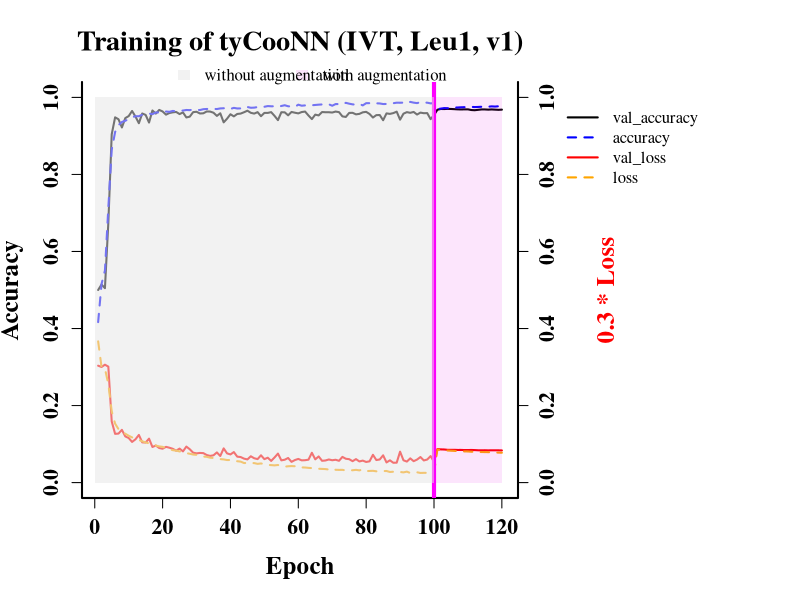

Write R code to recreate this figure.

MAIN = "Training of tyCooNN (IVT, Leu1, v1)"

dat = read.table('history.csv',header=TRUE,sep=',')
dat_aug = read.table('history_arg.csv',header=TRUE,sep=',')
library(repr)

df = rbind(dat,dat_aug)
n = nrow(df)

png('training.png',width=10,height=7,unit='in',res=600)
par(mar=par()$mar + c(0,0,0,12),lwd=2,family='Times')
plot(df$val_accuracy,type='l',col='black',lwd=2,
     xlab='Epoch',ylab='Accuracy',ylim=c(0,1),
     bty='u',cex.lab=1.5,cex.axis=1.3,
     main=MAIN,
     cex.main=1.7,font.main=2,
     font.axis=2,font.lab=2)
lines(df$accuracy,col='blue',lty=2,lwd=2)
lines(0.3 * df$val_loss,type='l',col='red',lwd=2)
lines(0.3 * df$loss,col='orange',lty=2,lwd=2)
axis(side=4,font=2,cex.axis=1.3)
mtext(side=4,line=4,'0.3 * Loss',col='red',cex=1.5,font=2)
abline(v=100,col='magenta',lwd=4)
rect(0,0,100,1,col=rgb(230/256,230/256,230/256,alpha=0.5),border=NA)
rect(100,0,n,1,col=rgb(230/256,0,230/256,alpha=0.1),border=NA)
par(xpd=TRUE)
legend(x=c(20,90),y=c(1.11,1.11),
       legend=c('without augmentation','with augmentation'),horiz=TRUE,bty='n',
       fill=c(rgb(230/256,230/256,230/256,alpha=0.5),rgb(230/256,0,230/256,alpha=0.1)),
       border=NA)
legend(135,1,legend=c('val_accuracy','accuracy','val_loss','loss'),bty='n',
      col=c('black','blue','red','orange'),lty=c(1,2,1,2))
o = dev.off()
